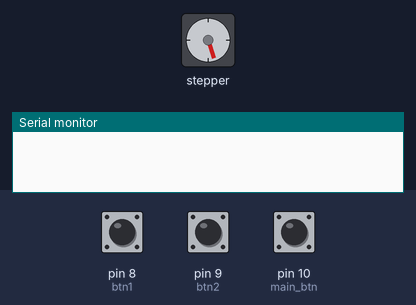
Bench run of a sketch on a simulated Arduino Uno, built with avr-gcc and run on an emulated ATmega328P. On the bench: stepper motor, the last lines printed to the serial monitor. The test bench sets the inputs (shaded band); at power-on: pin 8 (btn1) HIGH, pin 9 (btn2) HIGH, pin 10 (main_btn) HIGH. Stepper angles assume 200 steps per turn.

Above: at 0.8 s.
0.9 s: pin 8 (btn1) pulled LOW for 0.15 s
At 2.3 s:
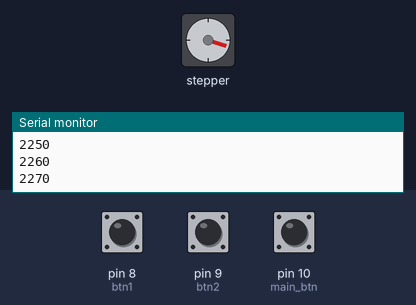
2.6 s: pin 9 (btn2) pulled LOW for 0.15 s
At 3.25 s:
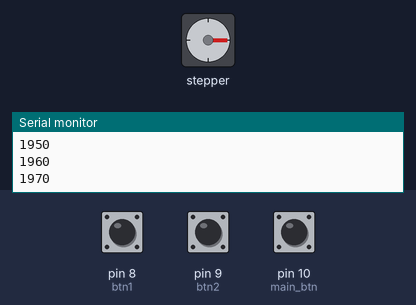
At 3.86 s:
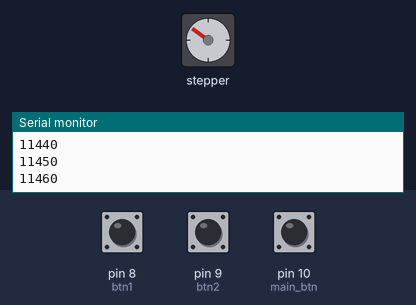
5.6 s: pin 10 (main_btn) pulled LOW for 3.2 s
10.3 s: pin 10 (main_btn) pulled LOW for 0.15 s
At 10.95 s:
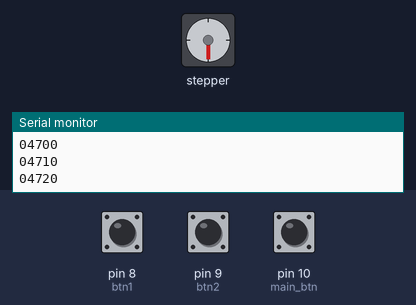
13.4 s: pin 9 (btn2) pulled LOW for 1 s
17.4 s: pin 8 (btn1) pulled LOW for 1 s
Timing chart, 0 to 22.4 s (numbered marks = the images above; inputs shaded):
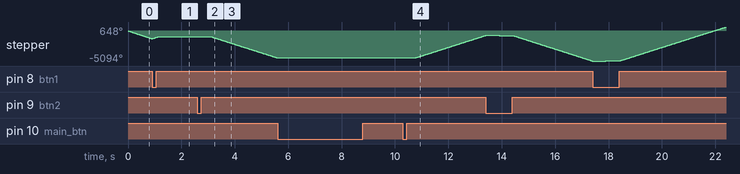

The sketch:

n.ino
```cpp
#include <Stepper.h>
#define STEPS 200
#define btn1 8
#define btn2 9
#define main_btn 10
int dir = 2; // 1 - forward, 0, backward, 2 - stop
int speed = 250;
int time_for_delay = 500;
int step = 10;
int count = 0;
Stepper stepper(STEPS, 2, 3);
void setup() {
  stepper.setSpeed(speed);
  Serial.begin(9600);
  pinMode(btn1, INPUT_PULLUP);
  pinMode(btn2, INPUT_PULLUP);
  pinMode(main_btn, INPUT_PULLUP);
  calibri();
}

void calibri() {
  while (digitalRead(btn1) != 0) {
    stepper.step(-step);
  }
  dir = 2;
  stepper.step(200);
  delay(1000);
}
void loop() {

  // set direction
  if (digitalRead(btn1) == 0) {
    dir = 0;
    delay(time_for_delay);
  } else if (digitalRead(btn2) == 0) {
    dir = 1;
    delay(time_for_delay);
  } if (digitalRead(main_btn) == 0) {
    if (dir == 2) {
      dir = 0;
    } else {
      dir = 2;
    }
    delay(time_for_delay);
  }
  Serial.print(dir);
  if (dir == 0) {
    stepper.step(step);
  } else if (dir == 1) {
    stepper.step(-step);
  } else if (dir == 2) {
    stepper.step(0);
  }
  count += step;
  Serial.println(count);
}
```

Measured:
- after the input at 2.6 s, stepper: keeps turning counter-clockwise at about 1447°/s, starting after 0.50 s
- after the input at 10.3 s, stepper: keeps turning clockwise at about 1446°/s, starting after 0.50 s
